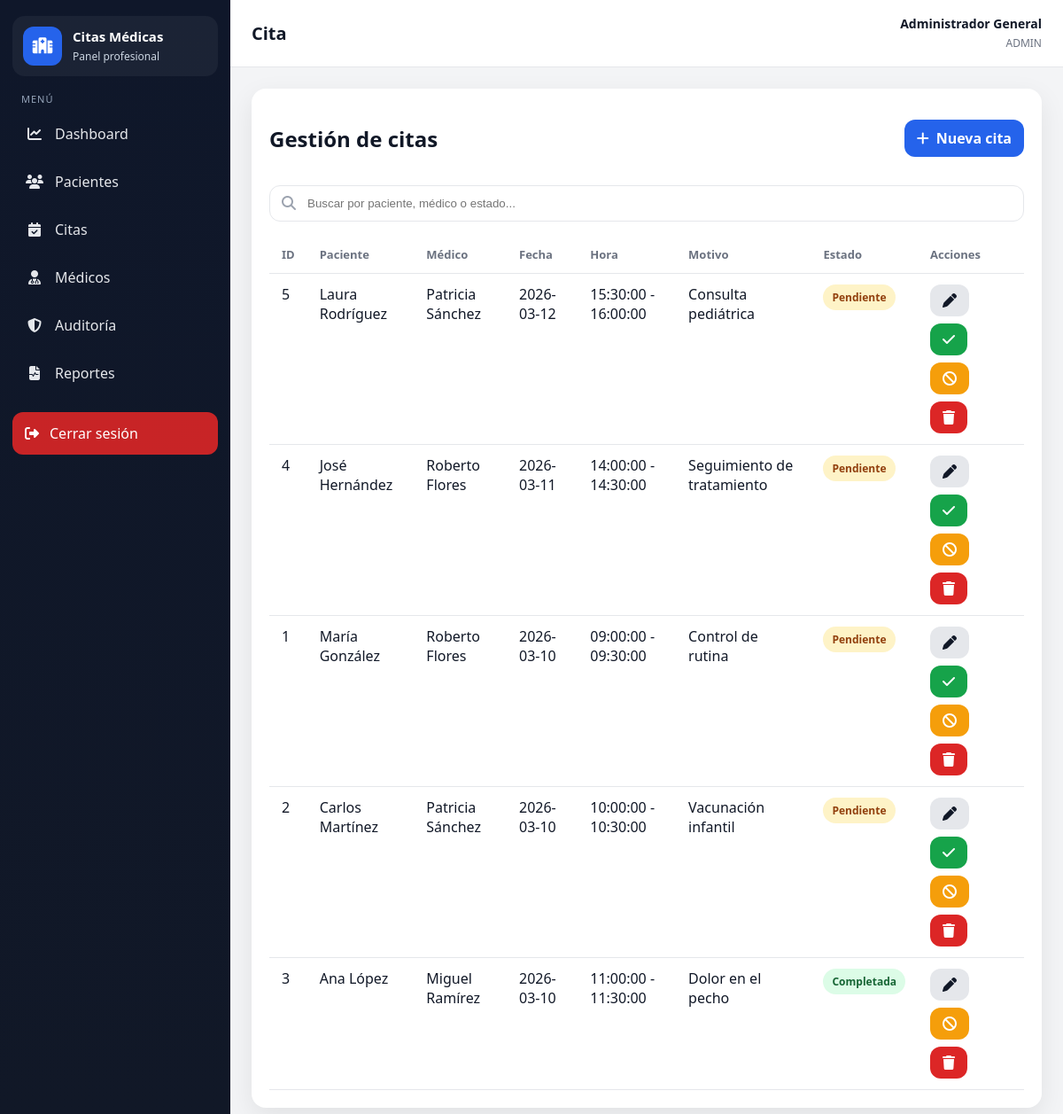
/index.php?controller=cita&action=index (signed in), run on the app's committed database.
### tables this page shows
CREATE TABLE citas (
    id INT AUTO_INCREMENT PRIMARY KEY,
    paciente_id INT NOT NULL,
    medico_id INT NOT NULL,
    fecha DATE NOT NULL,
    hora_inicio TIME NOT NULL,
    hora_fin TIME NOT NULL,
    motivo VARCHAR(250) NULL,
    estado ENUM('pendiente', 'completada', 'cancelada') DEFAULT 'pendiente',
    fecha_creacion TIMESTAMP DEFAULT CURRENT_TIMESTAMP,
    CONSTRAINT fk_citas_paciente FOREIGN KEY (paciente_id) REFERENCES pacientes(id) ON DELETE CASCADE,
    CONSTRAINT fk_citas_medico FOREIGN KEY (medico_id) REFERENCES medicos(id) ON DELETE CASCADE,
    INDEX idx_medico_fecha (medico_id, fecha),
    INDEX idx_paciente_fecha (paciente_id, fecha)
);

### app/controllers/CitaController.php (called while the page is built, shortened)
<?php
require_once __DIR__ . '/../middleware/auth.php';
require_once __DIR__ . '/../models/Cita.php';
class CitaController extends Controller {
    private $cita;
    public function __construct(){
        $this->cita = new Cita();
    }
    public function index(){
        if (current_user_role() === 'medico') {
            $citas = $this->cita->obtenerPorMedicoUsuario(current_user_id());
        } elseif (current_user_role() === 'paciente') {
            $citas = $this->cita->obtenerPorPacienteUsuario(current_user_id());
        } else {
            $citas = $this->cita->obtenerTodas();
        }
        require_once __DIR__ . '/../views/citas/index.php';
    }
}

### routes/web.php (called while the page is built, shortened)
<?php
require_once __DIR__ . '/../app/middleware/auth.php';
$controller = $_GET['controller'] ?? (isset($_SESSION['usuario_id']) ? 'dashboard' : 'auth');
$action = $_GET['action'] ?? (isset($_SESSION['usuario_id']) ? 'index' : 'login');
switch($controller){
    case 'cita':
        require_once __DIR__ . '/../app/controllers/CitaController.php';
        $ctrl = new CitaController();
        break;
}
$ctrl->$action();

### public/index.php (called while the page is built, shortened)
<?php
require_once __DIR__ . '/../routes/web.php';

### app/middleware/auth.php (called while the page is built, shortened)
<?php
function current_user_role()
{
    return $_SESSION['usuario_rol'] ?? null;
}

### app/config/database.php (called while the page is built)
<?php
class Database {
    private $host = "localhost";
    private $db_name = "citas_medicas";
    private $username = "root";
    private $password = "admin";
    private $charset = "utf8mb4";
    public function conectar() {
        try {
            $dsn = "mysql:host={$this->host};dbname={$this->db_name};charset={$this->charset}";
            $pdo = new PDO($dsn, $this->username, $this->password);
            $pdo->setAttribute(PDO::ATTR_ERRMODE, PDO::ERRMODE_EXCEPTION);
            $pdo->setAttribute(PDO::ATTR_DEFAULT_FETCH_MODE, PDO::FETCH_ASSOC);
            return $pdo;
        } catch (PDOException $e) {
            die("Error de conexión: " . $e->getMessage());
        }
    }
}

### app/core/Model.php (called while the page is built, shortened)
<?php
require_once __DIR__ . '/../config/database.php';
class Model {
    public function __construct() {
        $database = new Database();
        $this->db = $database->conectar();
    }
}

### app/models/Cita.php (called while the page is built, shortened)
<?php
require_once __DIR__ . '/../core/Model.php';
class Cita extends Model {
    public function obtenerTodas($filters = []){
        $sql = "SELECT c.*,
                       CONCAT(p.nombre,' ',p.apellido) AS paciente,
                       p.email AS paciente_email,
                       p.telefono AS paciente_telefono,
                       CONCAT(m.nombre,' ',m.apellido) AS medico
                FROM citas c
                JOIN pacientes p ON c.paciente_id = p.id
                JOIN medicos m ON c.medico_id = m.id
                WHERE 1=1";
        $params = [];
        $sql .= " ORDER BY c.fecha DESC, c.hora_inicio ASC";
        $stmt = $this->db->prepare($sql);
        $stmt->execute($params);
        return $stmt->fetchAll();
    }
}

### app/views/citas/index.php (the view, shortened to what this page needs)
<?php require_once __DIR__ . '/../layout/header.php'; ?>
<div class="table-card">
    <div class="table-header">
        <h2>
            <?php
                if (current_user_role() === 'medico') echo 'Mis citas';
                elseif (current_user_role() === 'paciente') echo 'Mis citas';
                else echo 'Gestión de citas';
            ?>
        </h2>
        <?php if (in_array(current_user_role(), ['admin','recepcion'], true)): ?>
            <a href="index.php?controller=cita&action=crear" class="btn btn-primary">
                <i class="fa-solid fa-plus"></i> Nueva cita
            </a>
        <?php elseif (current_user_role() === 'paciente'): ?>
            <a href="index.php?controller=cita&action=crearPaciente" class="btn btn-primary">
                <i class="fa-solid fa-calendar-plus"></i> Agendar cita
            </a>
        <?php endif; ?>
    </div>
    <div class="toolbar">
        <div class="search-box">
            <i class="fa-solid fa-magnifying-glass"></i>
            <input type="text" placeholder="Buscar por paciente, médico o estado..." data-search-target="tabla-citas">
        </div>
    </div>
    <?php if (!empty($citas)): ?>
    <div class="table-responsive">
        <table>
            <thead>
                <tr>
                    <th>ID</th>
                    <th>Paciente</th>
                    <th>Médico</th>
                    <th>Fecha</th>
                    <th>Hora</th>
                    <th>Motivo</th>
                    <th>Estado</th>
                    <th>Acciones</th>
                </tr>
            </thead>
            <tbody id="tabla-citas">
                <?php foreach ($citas as $c): ?>
                <tr>
                    <td><?= htmlspecialchars($c['id']) ?></td>
                    <td><?= htmlspecialchars($c['paciente']) ?></td>
                    <td><?= htmlspecialchars($c['medico']) ?></td>
                    <td><?= htmlspecialchars($c['fecha']) ?></td>
                    <td><?= htmlspecialchars($c['hora_inicio']) ?> - <?= htmlspecialchars($c['hora_fin']) ?></td>
                    <td><?= htmlspecialchars($c['motivo']) ?></td>
                    <td><span class="badge badge-<?= htmlspecialchars($c['estado']) ?>"><?= htmlspecialchars(ucfirst($c['estado'])) ?></span></td>
                    <td>
                        <div class="actions">
                            <?php if (in_array(current_user_role(), ['admin','recepcion'], true)): ?>
                                <a class="btn btn-secondary" href="index.php?controller=cita&action=editar&id=<?= $c['id'] ?>">
                                    <i class="fa-solid fa-pen"></i>
                                </a>
                            <?php endif; ?>
                            <?php if (current_user_role() !== 'paciente' && $c['estado'] !== 'completada'): ?>
                                <a class="btn btn-success" href="index.php?controller=cita&action=completar&id=<?= $c['id'] ?>">
                                    <i class="fa-solid fa-check"></i>
                                </a>
                            <?php endif; ?>
                            <?php if ($c['estado'] !== 'cancelada'): ?>
                                <a class="btn btn-warning" href="index.php?controller=cita&action=cancelar&id=<?= $c['id'] ?>" data-confirm="¿Cancelar esta cita?">
                                    <i class="fa-solid fa-ban"></i>
                                </a>
                            <?php endif; ?>
                            <?php if (current_user_role() === 'admin'): ?>
                                <a class="btn btn-danger" href="index.php?controller=cita&action=eliminar&id=<?= $c['id'] ?>" data-confirm="¿Eliminar definitivamente esta cita?">
                                    <i class="fa-solid fa-trash"></i>
                                </a>
                            <?php endif; ?>
                        </div>
                    </td>
                </tr>
                <?php endforeach; ?>
            </tbody>
        </table>
    </div>
    <?php else: ?>
        <div class="empty-box"><p>No hay citas registradas.</p></div>
    <?php endif; ?>
</div>
<?php require_once __DIR__ . '/../layout/footer.php'; ?>

### public/assets/css/app.css (style rules this page uses)
:root { --sidebar-bg:#111827;--sidebar-hover:#1f2937;--sidebar-active:#2563eb;--body-bg:#f3f4f6;--card-bg:#fff;--text:#111827;--muted:#6b7280;--border:#e5e7eb;--primary:#2563eb;--primary-dark:#1d4ed8;--success:#16a34a;--warning:#f59e0b;--danger:#dc2626;--info:#0ea5e9;--shadow:0 10px 30px rgba(0,0,0,.08);--radius:16px }
* { box-sizing:border-box }
body { margin:0;font-family:'Segoe UI',Tahoma,Geneva,Verdana,sans-serif;background:var(--body-bg);color:var(--text) }
a { text-decoration:none;color:inherit }
.card,.table-card,.form-card { background:var(--card-bg);border-radius:var(--radius);box-shadow:var(--shadow) }
.table-card,.form-card { padding:20px }
.table-header,.form-header { display:flex;align-items:center;justify-content:space-between;gap:15px;margin-bottom:16px }
.toolbar { display:flex;justify-content:space-between;gap:12px;margin-bottom:16px;flex-wrap:wrap }
.search-box { position:relative;flex:1;min-width:250px }
.search-box input,.filters input,.filters select { width:100%;padding:12px 14px 12px 42px;border:1px solid var(--border);border-radius:12px;background:#fff }
.search-box i { position:absolute;left:14px;top:50%;transform:translateY(-50%);color:#9ca3af }
.table-responsive { overflow:auto }
table { width:100%;border-collapse:collapse }
th,td { padding:12px 14px;border-bottom:1px solid var(--border);text-align:left;vertical-align:top }
th { font-size:13px;color:var(--muted);font-weight:700 }
.badge { display:inline-block;padding:6px 10px;border-radius:999px;font-size:12px;font-weight:700 }
.badge-pendiente { background:#fef3c7;color:#92400e }
.badge-completada { background:#dcfce7;color:#166534 }
.btn { border:none;border-radius:12px;padding:10px 14px;font-weight:700;cursor:pointer;display:inline-flex;align-items:center;gap:8px }
.btn-primary { background:var(--primary);color:#fff }
.btn-secondary { background:#e5e7eb;color:#111827 }
.btn-danger { background:#dc2626;color:#fff }
.btn-success { background:#16a34a;color:#fff }
.btn-warning { background:#f59e0b;color:#fff }
.actions { display:flex;gap:8px;flex-wrap:wrap }

### data on the page
citas: id "5", paciente "Laura Rodríguez", medico "Patricia Sánchez", fecha "2026-03-12", hora_inicio "15:30:00", hora_fin "16:00:00", motivo "Consulta pediátrica", estado "Pendiente"
citas: id "4", paciente "José Hernández", medico "Roberto Flores", fecha "2026-03-11", hora_inicio "14:00:00", hora_fin "14:30:00", motivo "Seguimiento de tratamiento", estado "Pendiente"
citas: id "1", paciente "María González", medico "Roberto Flores", fecha "2026-03-10", hora_inicio "09:00:00", hora_fin "09:30:00", motivo "Control de rutina", estado "Pendiente"
citas: id "2", paciente "Carlos Martínez", medico "Patricia Sánchez", fecha "2026-03-10", hora_inicio "10:00:00", hora_fin "10:30:00", motivo "Vacunación infantil", estado "Pendiente"
citas: id "3", paciente "Ana López", medico "Miguel Ramírez", fecha "2026-03-10", hora_inicio "11:00:00", hora_fin "11:30:00", motivo "Dolor en el pecho", estado "Completada"

### other printed values
$currentController "Cita"
$_SESSION['usuario_nombre'] "Administrador General"
$role "ADMIN"
